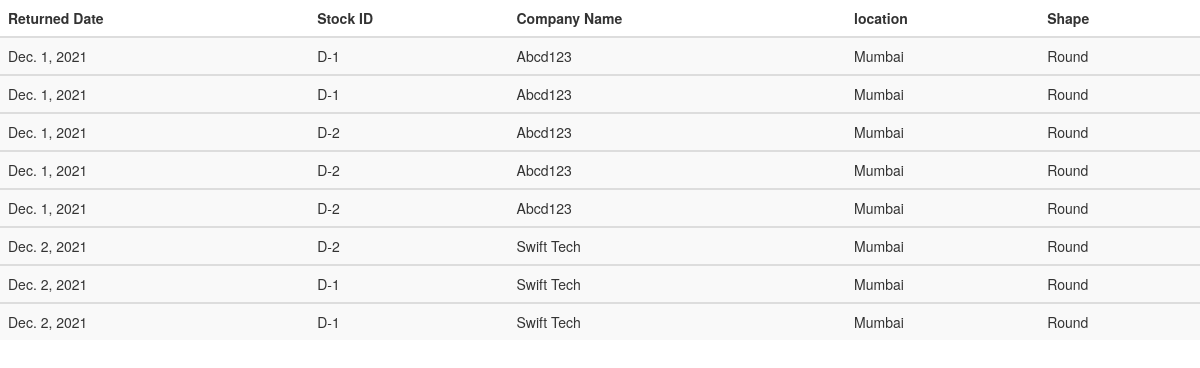
/displaysalesreturn_d (signed in), run on an earlier commit of the app's database.
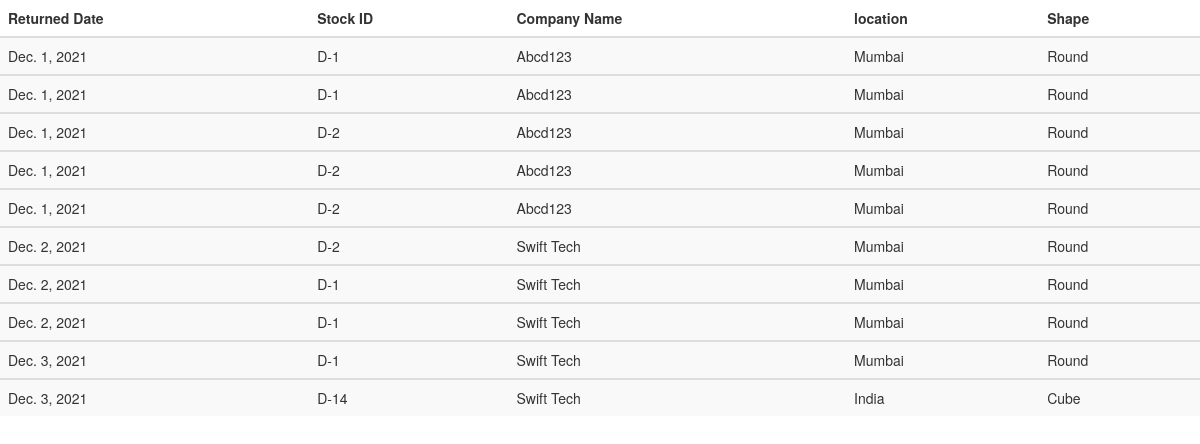
And on a later commit of the database.
### firstapp/models.py (models this page shows)
class Salesreturn_d(models.Model):
    date = models.DateField(auto_now_add=True)
    stockid = models.CharField(max_length=30)
    company_name = models.CharField(max_length=30)
    location = models.CharField(max_length=30)
    shape = models.CharField(max_length=30)
    totalamount=models.DecimalField(blank=True, null=True, verbose_name="Total Value", decimal_places=2, max_digits=9)

### firstapp/views.py (the view)
# urls.py: path('displaysalesreturn_d', views.displaysalesreturn_d, name='displaysalesreturn_d'),
@login_required
def displaysalesreturn_d(request):
    ret_sd = Salesreturn_d.objects.all()
    context = {
        "ret_sd": ret_sd,
    }
    return render(request, "salereturndiamond.html", context=context)

### firstapp/templates/salereturndiamond.html (shortened to what this page needs)
<!DOCTYPE html>
<html lang="en">
<head>
<link rel="stylesheet" href="https://maxcdn.bootstrapcdn.com/bootstrap/3.4.1/css/bootstrap.min.css">
</head>
<body>
    <table class="table table-dark table-striped">
        <thead>
          <tr>
            <th scope="col">Returned Date</th>
            <th scope="col">Stock ID</th>
            <th scope="col">Company Name</th>
            <th scope="col">location</th>
            <th scope="col">Shape</th>
          </tr>
        </thead>
    {% for p in ret_sd %}
    <tbody>
        <tr>
          <td>{{p.date}}</td>
          <td>{{p.stockid}}</td>
          <td>{{p.company_name}}</td>
          <td>{{p.location}}</td>
          <td>{{p.shape}}</td>
        </tr>
      </tbody>
    {%endfor%}
</table>
</body>
</html>

What changed in the data, as far as the page shows it:
added Salesreturn_d: date "Dec. 3, 2021", stockid "D-1", company_name "Swift Tech", location "Mumbai", shape "Round"
added Salesreturn_d: date "Dec. 3, 2021", stockid "D-14", company_name "Swift Tech", location "India", shape "Cube"
